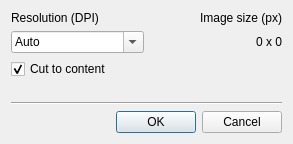
<?xml version="1.0" encoding="UTF-8"?>
<ui version="4.0">
 <class>BGImageExportDialog</class>
 <widget class="QDialog" name="BGImageExportDialog">
  <property name="geometry">
   <rect>
    <x>0</x>
    <y>0</y>
    <width>293</width>
    <height>144</height>
   </rect>
  </property>
  <property name="windowTitle">
   <string>Export to Image</string>
  </property>
  <layout class="QGridLayout" name="gridLayout">
   <item row="0" column="0">
    <widget class="QLabel" name="label">
     <property name="text">
      <string>Resolution (DPI)</string>
     </property>
    </widget>
   </item>
   <item row="10" column="0" colspan="2">
    <widget class="QDialogButtonBox" name="ButtonBox">
     <property name="orientation">
      <enum>Qt::Horizontal</enum>
     </property>
     <property name="standardButtons">
      <set>QDialogButtonBox::Cancel|QDialogButtonBox::Ok</set>
     </property>
    </widget>
   </item>
   <item row="6" column="0">
    <spacer name="verticalSpacer">
     <property name="orientation">
      <enum>Qt::Vertical</enum>
     </property>
     <property name="sizeHint" stdset="0">
      <size>
       <width>20</width>
       <height>40</height>
      </size>
     </property>
    </spacer>
   </item>
   <item row="1" column="1">
    <widget class="QLabel" name="ImageSize">
     <property name="sizePolicy">
      <sizepolicy hsizetype="Preferred" vsizetype="Maximum">
       <horstretch>0</horstretch>
       <verstretch>0</verstretch>
      </sizepolicy>
     </property>
     <property name="text">
      <string>0 x 0</string>
     </property>
     <property name="alignment">
      <set>Qt::AlignRight|Qt::AlignTrailing|Qt::AlignVCenter</set>
     </property>
    </widget>
   </item>
   <item row="1" column="0">
    <widget class="QComboBox" name="Resolution">
     <property name="editable">
      <bool>true</bool>
     </property>
     <item>
      <property name="text">
       <string>Auto</string>
      </property>
     </item>
     <item>
      <property name="text">
       <string>75</string>
      </property>
     </item>
     <item>
      <property name="text">
       <string>96</string>
      </property>
     </item>
     <item>
      <property name="text">
       <string>150</string>
      </property>
     </item>
     <item>
      <property name="text">
       <string>300</string>
      </property>
     </item>
     <item>
      <property name="text">
       <string>600</string>
      </property>
     </item>
     <item>
      <property name="text">
       <string>1200</string>
      </property>
     </item>
    </widget>
   </item>
   <item row="9" column="0" colspan="2">
    <widget class="Line" name="line">
     <property name="orientation">
      <enum>Qt::Horizontal</enum>
     </property>
    </widget>
   </item>
   <item row="0" column="1">
    <widget class="QLabel" name="label_2">
     <property name="sizePolicy">
      <sizepolicy hsizetype="Preferred" vsizetype="Maximum">
       <horstretch>0</horstretch>
       <verstretch>0</verstretch>
      </sizepolicy>
     </property>
     <property name="text">
      <string>Image size (px)</string>
     </property>
     <property name="alignment">
      <set>Qt::AlignRight|Qt::AlignTrailing|Qt::AlignVCenter</set>
     </property>
    </widget>
   </item>
   <item row="2" column="0">
    <widget class="QCheckBox" name="CutToContent">
     <property name="text">
      <string>Cut to content</string>
     </property>
     <property name="checked">
      <bool>true</bool>
     </property>
    </widget>
   </item>
  </layout>
 </widget>
 <resources/>
 <connections>
  <connection>
   <sender>ButtonBox</sender>
   <signal>accepted()</signal>
   <receiver>BGImageExportDialog</receiver>
   <slot>accept()</slot>
   <hints>
    <hint type="sourcelabel">
     <x>248</x>
     <y>254</y>
    </hint>
    <hint type="destinationlabel">
     <x>157</x>
     <y>274</y>
    </hint>
   </hints>
  </connection>
  <connection>
   <sender>ButtonBox</sender>
   <signal>rejected()</signal>
   <receiver>BGImageExportDialog</receiver>
   <slot>reject()</slot>
   <hints>
    <hint type="sourcelabel">
     <x>316</x>
     <y>260</y>
    </hint>
    <hint type="destinationlabel">
     <x>286</x>
     <y>274</y>
    </hint>
   </hints>
  </connection>
 </connections>
</ui>
